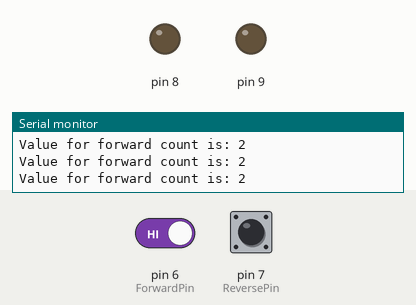
The sketch below on a simulated Arduino Uno, built with avr-gcc and run on an emulated ATmega328P. On the bench: output pins drawn as LEDs (lit = HIGH), the last lines printed to the serial monitor. Dashed ring = blinking. The test bench sets the inputs (shaded band); at power-on: pin 7 (ReversePin) HIGH, pin 6 (ForwardPin) HIGH.

Above: at 1.2 s.
1.3 s: pin 7 (ReversePin) pulled LOW for 0.15 s
At 1.41 s:
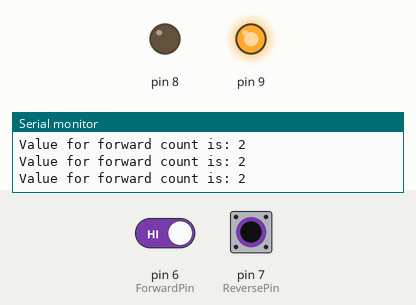
2.9 s: pin 7 (ReversePin) pulled LOW for 3.2 s
At 7.4 s:
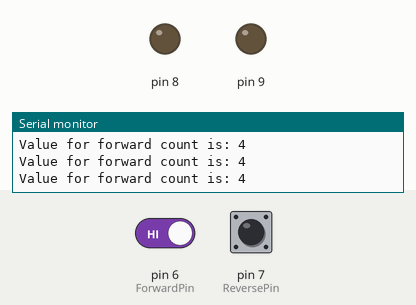
9.1 s: pin 6 (ForwardPin) driven LOW and pin 7 (ReversePin) driven LOW
At 9.6 s:
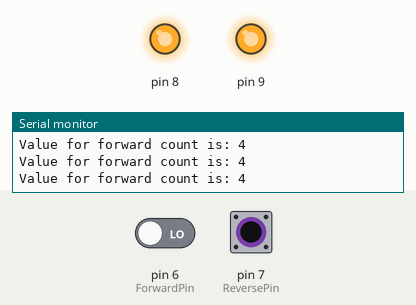
10.6 s: pin 7 (ReversePin) driven HIGH
At 11.3 s:
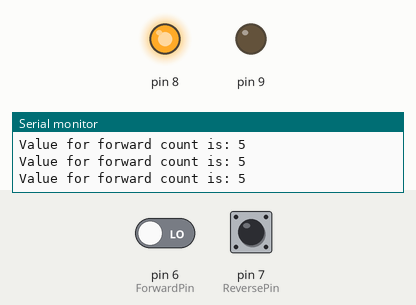
12.1 s: pin 7 (ReversePin) driven LOW
At 13.0 s:
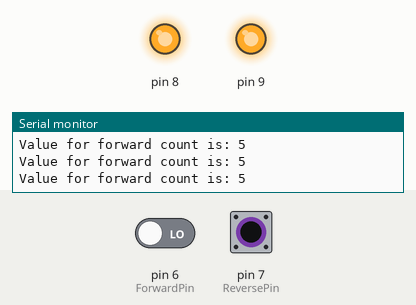
15.1 s: pin 7 (ReversePin) pulsed HIGH 5 times (0.12 s each, 0.3 s apart)
At 15.63 s:
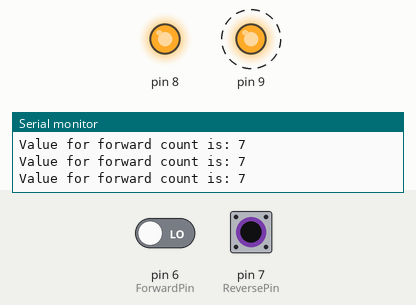
Timing chart, 0 to 18.1 s (numbered marks = the images above; inputs shaded):
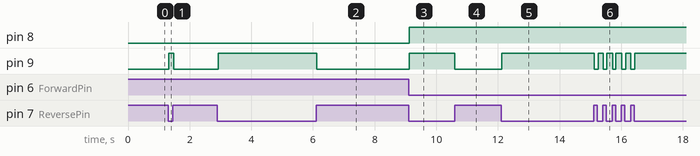

The sketch:

ForwardReverseLimitSwitchTestCode.ino
```cpp
//Setup two count variables for forward and reverse
int ForCount = 0;
int RevCount = 0;

int ForwardPin = 6;
int ReversePin = 7;

int LastState1 = 0;
int LastState2 = 0;

void setup() {
  // put your setup code here, to run once:

  Serial.begin(9600);

  pinMode(ForwardPin, INPUT_PULLUP);
  pinMode(ReversePin, INPUT_PULLUP);

  pinMode(8, OUTPUT);
  pinMode(9, OUTPUT);

}

void loop() {
  // put your main code here, to run repeatedly:
  int SensorVal1 = digitalRead(ForwardPin);

  int SensorVal2 = digitalRead(ReversePin);

  if(LastState1 != SensorVal1){
    if(SensorVal2 == HIGH) {
      digitalWrite(8, LOW);
      ForCount += 1;
    }
     else {
      digitalWrite(8, HIGH);
     }
  }

  if(LastState2 != SensorVal2){
    if(SensorVal2 == HIGH) {
      digitalWrite(9, LOW);
      ForCount += 1;
    }
     else {
      digitalWrite(9, HIGH);
     }
  }

  LastState1 = SensorVal1;
  LastState2 = SensorVal2;

  if(ForCount > 0){
    Serial.println("Value for forward count is: " + String(ForCount));

  if(RevCount > 0){
    Serial.println("Value for reverse count is: " + String(RevCount));
    }
  }
}
```

Measured:
- after the input at 1.3 s, pin 9: LOW → HIGH at once, → LOW 0.16 s later
- after the input at 2.9 s, pin 9: LOW → HIGH at once, → LOW 3.2 s later
- after the input at 9.1 s, pin 8, pin 9: LOW → HIGH at once
- after the input at 10.6 s, pin 9: HIGH → LOW at once
- after the input at 12.1 s, pin 9: LOW → HIGH at once
- after the input at 15.1 s, pin 9: alternates HIGH for 0.18 s and LOW for 0.13 s, 10 changes in all, then stays HIGH, starting at once
